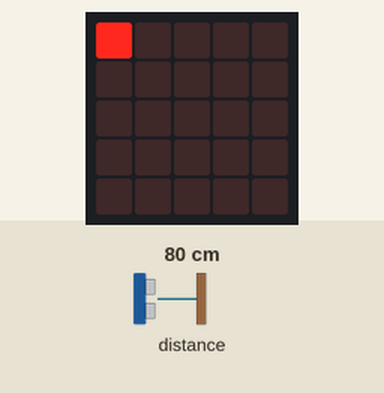
Simulated run of this program. Board: BBC micro:bit running MicroPython. On the bench: the board's 5×5 LED display. The test bench sets the inputs (shaded band); at power-on: distance to the obstacle 80 cm. The echo pulse lasts 58.3 µs per cm.

Above: at 1.2 s.
1.3 s: distance to the obstacle set to 9 cm
4.3 s: distance to the obstacle set to 18 cm
Timing chart, 0 to 7.3 s (numbered marks = the images above; inputs shaded):
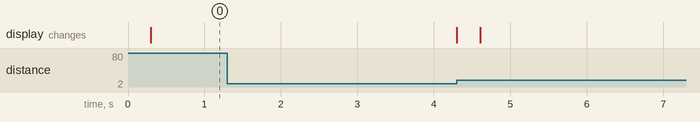

Measured:
- after the input at 1.3 s, every drawn part: stays the same

The program:

ultrasonic.py
```python
from microbit import *
import math

# Pinit
PIN_ECHO = pin0
PIN_TRIG = pin1

# Minimietäisyys joka näkyy näytöllä
MIN_DIST = 5.0
# Etäisyys joka mahtuu näytölle (näkyvä alue on siis MIN_DIST..MIN_DIST+DIST)
DIST = 30.0


# Toistofunktio (tässä tapahtuvat asiat tapahtuvat 50 kertaa sekunnissa jatkuvasti)
# (kts. tiedoston viimeiset rivit kutsua varten)
def loop():
    # Käynnistetään sensori
    trigger_echo()
    # Mitataan kaiun kesto
    duration = poll_duration()
    # Lasketaan matka
    distance = duration_to_distance(duration)
    # Esitetään matka LED-ruudulla
    show_distance(distance)
    display.set_pixel(0,0,9)
    #display.scroll("D: " + str(distance))


# Käynnistä kaiku (mittaamista varten)
def trigger_echo():
    # Varmistetaan että TRIG on pois päältä
    PIN_TRIG.write_digital(True)
    sleep(1)
    # Käynnistetään TRIG
    PIN_TRIG.write_digital(False)
#    sleep(10)
    # Pistetään taas TRIG pois päältä
#    PIN_TRIG.write_digital(False)


# Mittaa kaiun pituus
def poll_duration():
    # Odotetaan että ECHO pin aktivoituu
    start_time = running_time()
    # While pyörii kunnes ECHO pin aktivoituu (tai menee liian pitkään)
    while not PIN_ECHO.read_digital():
        if running_time() - start_time > 5000:
            # Palautetaan oletusarvo koska ECHO pinillä meni liian pitkään
            return -1.0 * 2.0 * 29.1

    # ECHO pin on aktiivinen, mitataan kuinka kauan
    start_time = running_time()
    # While pyörii kunnes ECHO pin epäaktivoituu (tai menee liian pitkään)
    while PIN_ECHO.read_digital():
        if running_time() - start_time > 5000:
            # Palautetaan oletusarvo koska ECHO pinillä meni liian pitkään
            return 1000.0 * 2.0 * 29.1

    # Palautetaan kuinka pitkään meni (nykyhetki - aloitushetki)
    return running_time() - start_time


# Muuta kaiku-aika mitatuksi etäisyydeksi
def duration_to_distance(duration):
    # Lasketaan matka perustuen kaiun kestoon
    return (duration / 2.0) / 29.1


# Näytä etäisyys LED-näytöllä
def show_distance(distance):
    # Muutetaan distance ledien määräksi
    # Aluksi lasketaan matka MIN_DISTin jälkeen
    distance_from_min = distance - MIN_DIST
    # Muutetaan distance MINistä väliltä 0..DIST välille 0..5
    leds = min(5, max(0, 5.0 * distance_from_min / DIST))
    # Lasketaan kokonaisten ledien määrä, varmistetaan että niitä on maksimissaan 4
    led_count = min(4, int(leds))
    # Lasketaan viimeisen ylimääräisen ledin kirkkaus (ylijäämä kokonaisista)
    last_led_brightness = int(min(9, round(9 * (leds - led_count))))
    # Siivotaan ruutu
    display.clear()
    # Laitetaan led_count määrä ledejä päälle
    for i in range(led_count):
        set_pixel_column(i, i + 1, 9)
    # Laitetaan vielä viimeinen led päälle (mikäli sen kirkkaus on >0)
    if last_led_brightness > 0:
        set_pixel_column(led_count, led_count + 1, last_led_brightness)


# Aseta LED-kolumni "x" kirkkaudeksi "brightness" korkeudella "height"
# Eli "set_pixel_column(1, 2, 3)" tekee seuraavan:
# - Pistää ledejä päälle kolumnissa 1, eli toiset ledit vasemmalta (0 on vasen)
# - Pistää niitä 2 päälle, eli kaksi alinta (aloitetaan alhaalta)
# - Pistää ne ledit kirkkaudelle 3 (min kirkkaus on 0, max on 9)
def set_pixel_column(x, height, brightness):
    # Pistetään pixeleitä päälle pystysuunnassa heightin verran alhaalta ylös
    for i in range(5):
        # i on "kuinka mones led", joten pistetään päälle vain < height ledit
        if i < height:
            # Laitetaan päälle led kolumnissa x alkaen alhaalta (4)
            display.set_pixel(x, 4 - i, brightness)


# Toistetaan funktiota "loop" 50 kertaa sekunnissa
while True:
    loop()
    # "Nukutaan" 20 millisekuntia (0.02 sekuntia) jokaisen loopin välissä
    # (kun nukumme 0.02s, loopin taajuus on 50 Hz, sillä 1 / 0.02s = 50Hz)
    sleep(20)
```
